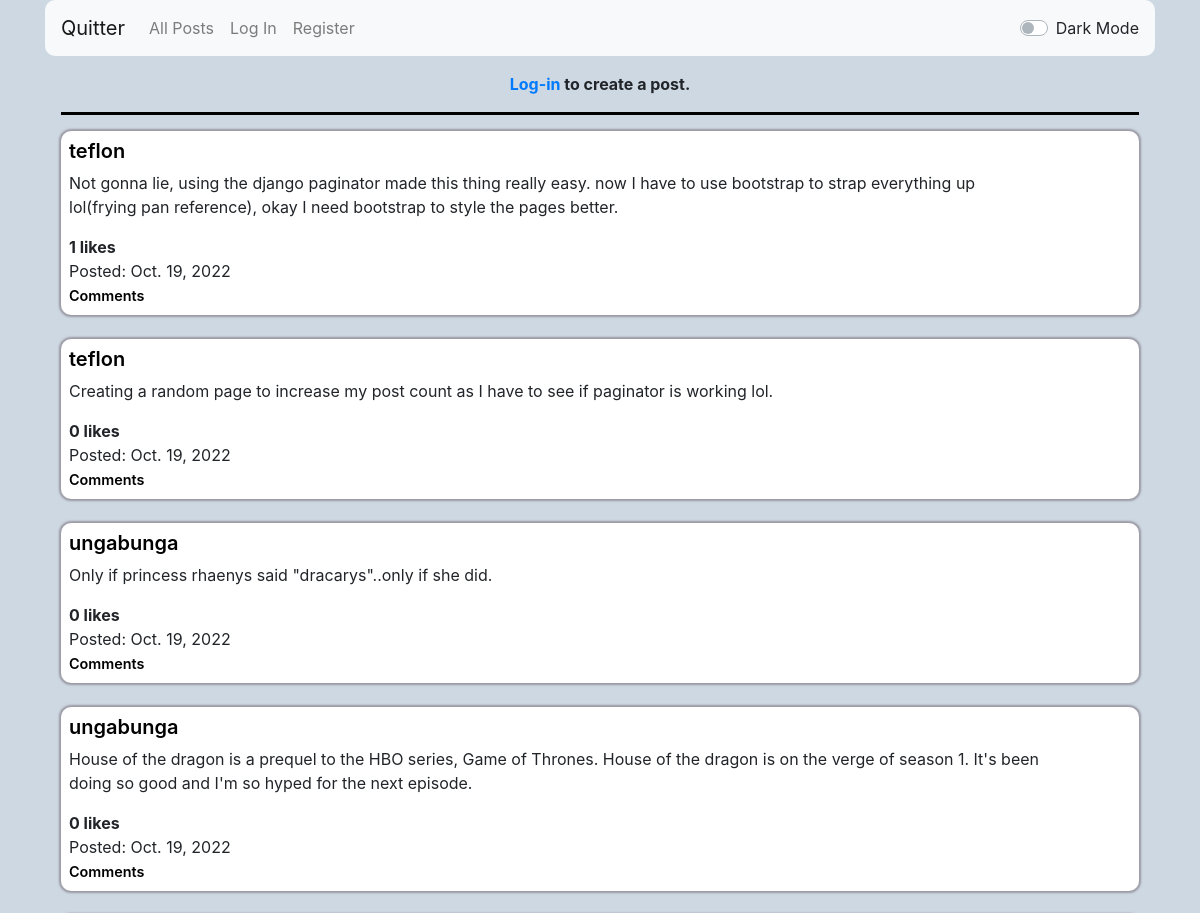
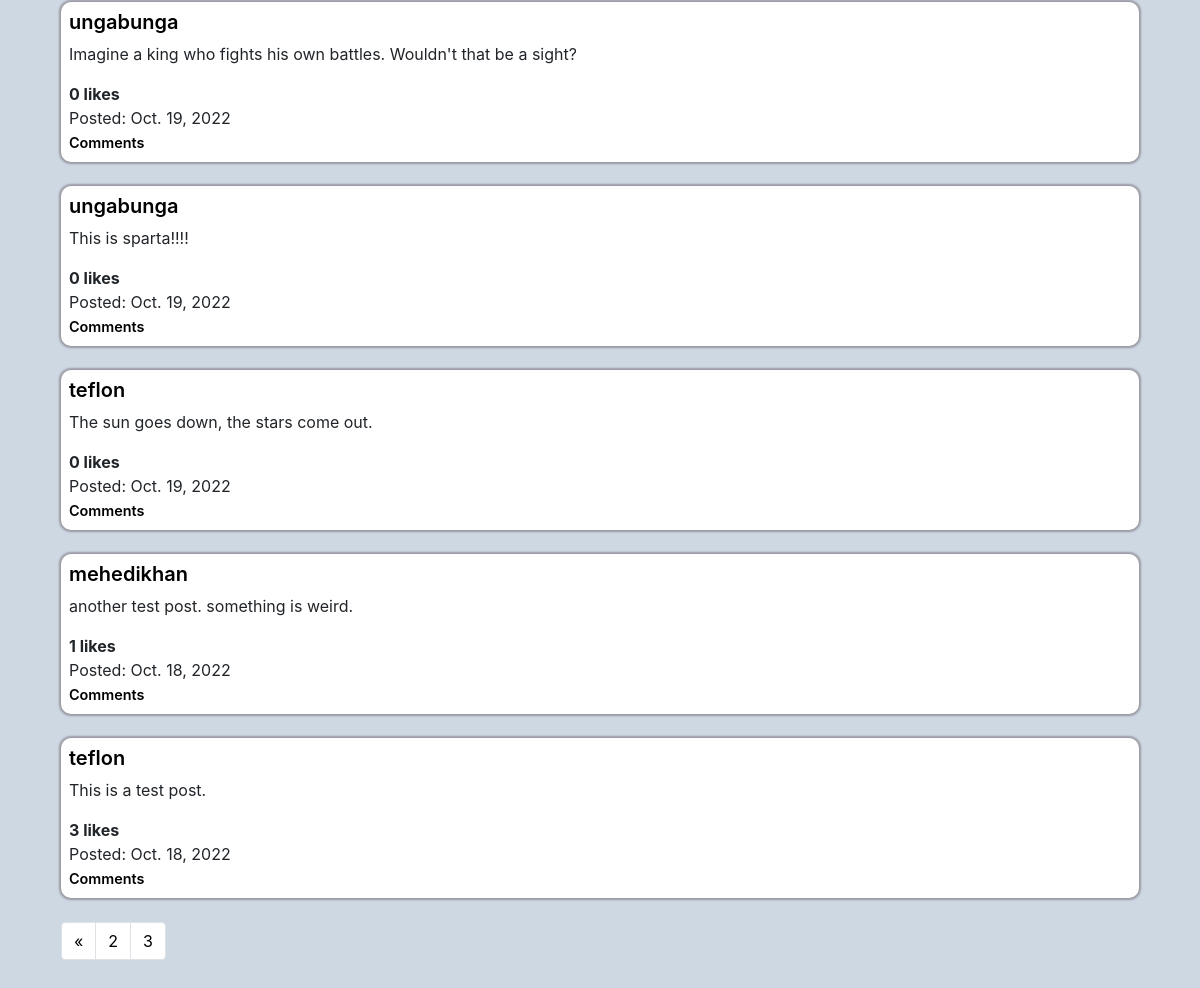
Page /?page=4 on the earlier database version (2 pictures, top to bottom).
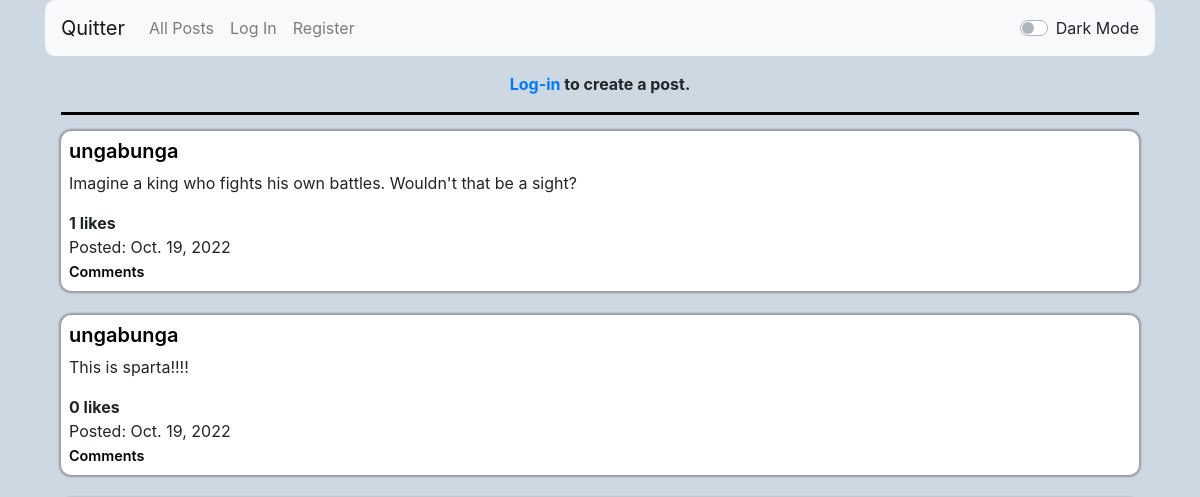
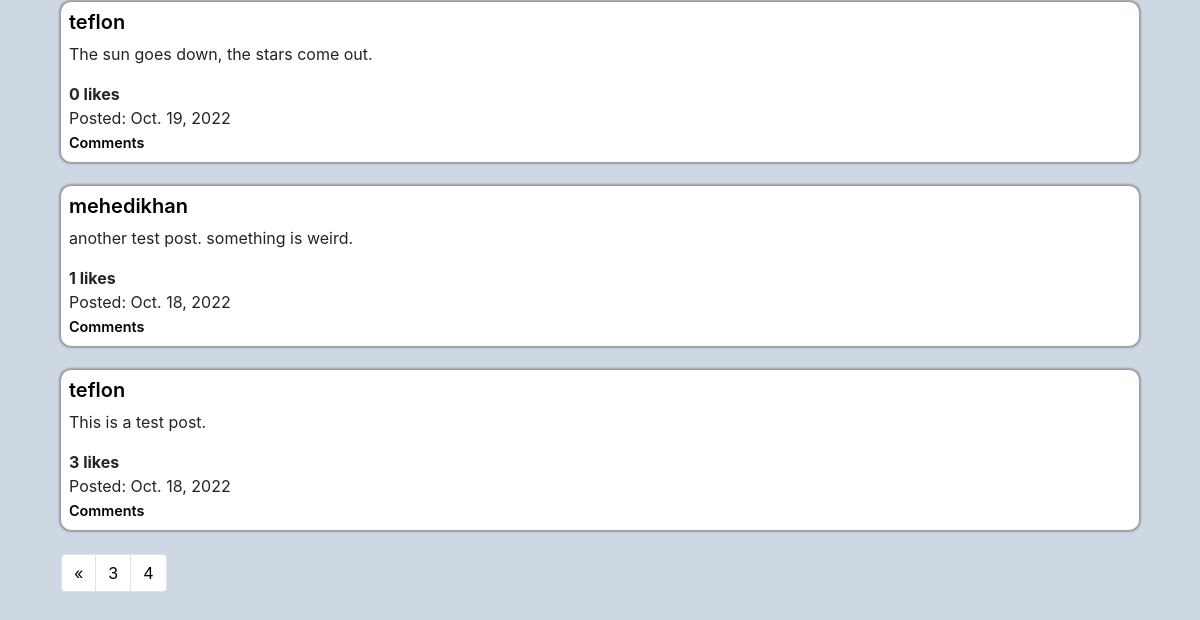
Same page on the later database version (2 pictures, top to bottom).
### network/models.py (models this page shows)
class Post(models.Model):
    post = models.TextField()
    creator = models.CharField(max_length=64, blank=False)
    created = models.DateField(auto_now_add=False, auto_now=False, default=timezone.now)
    likes_count = models.PositiveIntegerField(default=0)
    likes = models.ManyToManyField(User, blank=True, related_name="likes")

### network/views.py (the view)
# urls.py: path("", views.index, name="index"),
def index(request):
    if request.user.is_authenticated:
        current_user = request.user.username
    try:
        user = User.objects.filter(username=current_user).values().get()
        id = user["id"]
        posts_lbtcu = Post.objects.filter(likes=id).values() # lbtcu = liked by the current user.
        posts_lbtcu_id = []
        for post in posts_lbtcu:
            posts_lbtcu_id.append(post["id"])
    except UnboundLocalError:
        posts_lbtcu_id = None
    posts = Post.objects.all().order_by('-id')
    paginator = Paginator(posts, 10)
    page_number = request.GET.get('page')
    page_obj = paginator.get_page(page_number)
    return render(request, "network/index.html", {
        "posts" : posts,
        "posts_lbtcu_id" : posts_lbtcu_id,
        "page_obj" : page_obj
    })

### network/templates/network/index.html (shortened to what this page needs)
{% extends "network/layout.html" %}
{% block body %}
    {% if user.is_authenticated %}
    <div id="create_post">
        <form action="{% url 'create_post' %}" method="POST">
            {% csrf_token %}
            <strong class="center"><p>Create a post, {{ user.username }}!</p></strong>
            <textarea id="textarea_id" class="textarea_light" name="post" required style="white-space: pre-wrap; padding: 0.5%"></textarea>
            <br>
            <input class="btn btn-primary" style="width: 100%;" type="submit" value="Post">
            <hr class="hr_light" id="hr">
        </form>
    </div>
    {% else %}
        <strong class="center"><p><a class="center" href="{% url 'login' %}">Log-in</a> to create a post.</p></strong>
        <hr class="hr_light" id="hr">
    {% endif %}
    {% for post in page_obj %}
    <div class="eachpost" id="post_box">
        <div class="row">
            <div class="col-lg-11">
                <h5><a class="link_light link_class" href="{% url 'profile' post.creator %}">{{ post.creator }}</a></h5>
                <div id="{{post.id}}">
                    <p style="white-space: pre-wrap;" >{{ post.post }}</p>
                    <strong>{{ post.likes_count }} likes</strong>
                </div>
                Posted: {{ post.created }}
                <br>
                    <a class="link_light small_link link_class" href="{% url 'comments' post.id %}">Comments</a>
                <br>
            </div>
            <div class="col-lg-1">
            </div>
        </div>
    </div>
    <br>
    {% endfor %}
    <nav aria-label="Page navigation example">
        <ul class="pagination">
            {% if page_obj.has_previous %}
                <li class="page-item">
                    <a class="page-link pagination_light" href="?page={{ page_obj.previous_page_number }}" aria-label="Previous">
                        <span aria-hidden="true">&laquo;</span>
                    </a>
                </li>
            {% endif %}
            {% if page_obj.has_previous %}
                <li class="page-item"><a class="page-link pagination_light" href="?page={{page_obj.previous_page_number}}">{{ page_obj.previous_page_number }}</a></li>
            {% endif %}
                <li class="page-item"><a class="page-link pagination_light" href="?page={{page_obj.number}}">{{ page_obj.number }}</a></li>
        </ul>
    </nav>
{% endblock %}

Differences in the rows shown:
no longer on this page (row unchanged): Post: creator "teflon", post "Not gonna lie, using the django paginator made this thing really easy. now I have to use bootstrap to strap everything up lol(frying pan reference), okay I need bootstrap to style the pages better.", likes_count "1", created "Oct. 19, 2022"
no longer on this page (row unchanged): Post: creator "teflon", post "Creating a random page to increase my post count as I have to see if paginator is working lol.", likes_count "0", created "Oct. 19, 2022"
no longer on this page (row edited): Post: creator "ungabunga", post "Only if princess rhaenys said \"dracarys\"..only if she did.", likes_count "0", created "Oct. 19, 2022"
no longer on this page (row unchanged): Post: creator "ungabunga", post "House of the dragon is a prequel to the HBO series, Game of Thrones. House of the dragon is on the verge of season 1. It's been doing so good and I'm so hyped for the next episode.", likes_count "0", created "Oct. 19, 2022"
changed Post "Imagine a king who fights his own battles. Wouldn't that be a sight?": likes_count "0" → "1"
Other differences:
{{ page_obj.previous_page_number }}: "2" → "3"
{{ page_obj.number }}: "3" → "4"
